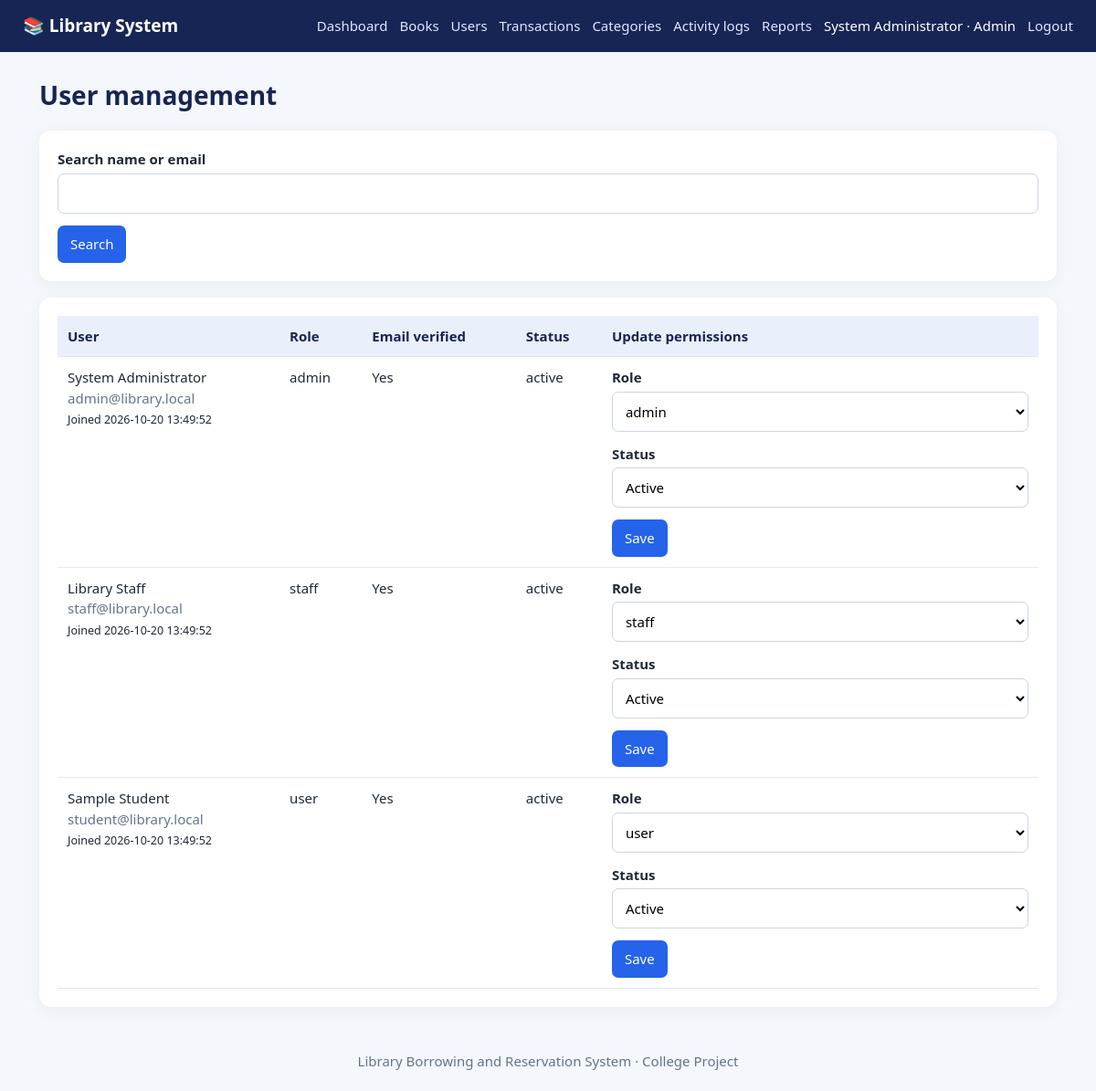
/users.php (signed in), run on the app's committed database.
### tables this page shows
CREATE TABLE users(id INT AUTO_INCREMENT PRIMARY KEY,name VARCHAR(120) NOT NULL,email VARCHAR(190) NOT NULL UNIQUE,password_hash VARCHAR(255) NOT NULL,role ENUM('admin','staff','user') NOT NULL DEFAULT 'user',is_verified TINYINT(1) NOT NULL DEFAULT 0,status ENUM('active','disabled') NOT NULL DEFAULT 'active',created_at TIMESTAMP DEFAULT CURRENT_TIMESTAMP);

### includes/functions.php (called while the page is built, shortened)
<?php
function e($v){return htmlspecialchars((string)$v,ENT_QUOTES|ENT_SUBSTITUTE,'UTF-8');}

### users.php (the view)
<?php require_once __DIR__.'/includes/functions.php';require_role(['admin']);if($_SERVER['REQUEST_METHOD']==='POST'){$id=(int)($_POST['id']??0);$act=$_POST['action']??'';if($act==='role'){$role=$_POST['role']??'user';$status=$_POST['status']??'active';if(!in_array($role,['admin','staff','user'],true)||!in_array($status,['active','disabled'],true))flash('Invalid role/status.','error');elseif($id===current_user()['id']&&($role!=='admin'||$status!=='active'))flash('You cannot disable or demote your own administrator account.','error');else{$s=$db->prepare('UPDATE users SET role=?,status=? WHERE id=?');$s->bind_param('ssi',$role,$status,$id);$s->execute();log_action('user_permissions_updated','users',$id,'role='.$role.', status='.$status);flash('User updated.');}}header('Location: '.url('users.php'));exit;}$q=trim($_GET['q']??'');$s=$db->prepare('SELECT id,name,email,role,is_verified,status,created_at FROM users WHERE name LIKE ? OR email LIKE ? ORDER BY created_at DESC');$like="%$q%";$s->bind_param('ss',$like,$like);$s->execute();$rows=$s->get_result();$title='Manage users';require 'includes/header.php';?><h1>User management</h1><div class="panel"><form method="get"><label>Search name or email</label><input name="q" value="<?=e($q)?>"><button>Search</button></form></div><div class="panel table-wrap"><table><tr><th>User</th><th>Role</th><th>Email verified</th><th>Status</th><th>Update permissions</th></tr><?php while($u=$rows->fetch_assoc()):?><tr><td><?=e($u['name'])?><br><span class="muted"><?=e($u['email'])?></span><br><small>Joined <?=e($u['created_at'])?></small></td><td><?=e($u['role'])?></td><td><?=$u['is_verified']?'Yes':'No'?></td><td><?=e($u['status'])?></td><td><form method="post"><input type="hidden" name="csrf" value="<?=csrf_token()?>"><input type="hidden" name="id" value="<?=$u['id']?>"><label>Role</label><select name="role"><?php foreach(['admin','staff','user'] as $r):?><option value="<?=$r?>" <?=$u['role']===$r?'selected':''?>><?=$r?></option><?php endforeach;?></select><label>Status</label><select name="status"><option value="active" <?=$u['status']==='active'?'selected':''?>>Active</option><option value="disabled" <?=$u['status']==='disabled'?'selected':''?>>Disabled</option></select><button>Save</button></form></td></tr><?php endwhile;?></table></div><?php require 'includes/footer.php';?>

### assets/style.css (style rules this page uses)
:root { --navy:#172554;--blue:#2563eb;--bg:#f4f7fb;--ink:#1f2937 }
* { box-sizing:border-box }
body { margin:0;background:var(--bg);color:var(--ink);font:15px/1.5 system-ui,Arial,sans-serif }
h1 { color:var(--navy);font-size:28px }
.card,.panel { background:white;border-radius:13px;padding:20px;box-shadow:0 4px 18px #1725540d;margin-bottom:18px }
.muted { color:#64748b }
.btn,button { display:inline-block;border:0;border-radius:7px;padding:9px 14px;background:var(--blue);color:white;text-decoration:none;cursor:pointer;font:inherit }
input,select,textarea { width:100%;padding:10px;border:1px solid #cbd5e1;border-radius:7px;margin:4px 0 13px;font:inherit;background:white }
label { font-weight:650 }
table { width:100%;border-collapse:collapse;background:white }
th,td { padding:11px;text-align:left;border-bottom:1px solid #e2e8f0;vertical-align:top }
th { background:#eaf0fb;color:#172554 }
.table-wrap { overflow-x:auto }

### data on the page
users: name "System Administrator", email "admin@library.local", created_at "2026-10-20 13:49:52", role "admin", is_verified "Yes", status "active", status "Active"
users: name "Library Staff", email "staff@library.local", created_at "2026-10-20 13:49:52", role "staff", is_verified "Yes", status "active", status "Active"
users: name "Sample Student", email "student@library.local", created_at "2026-10-20 13:49:52", role "user", is_verified "Yes", status "active", status "Active"

### other printed values
current_user()['name'] "System Administrator"
current_user()['role'] "Admin"
